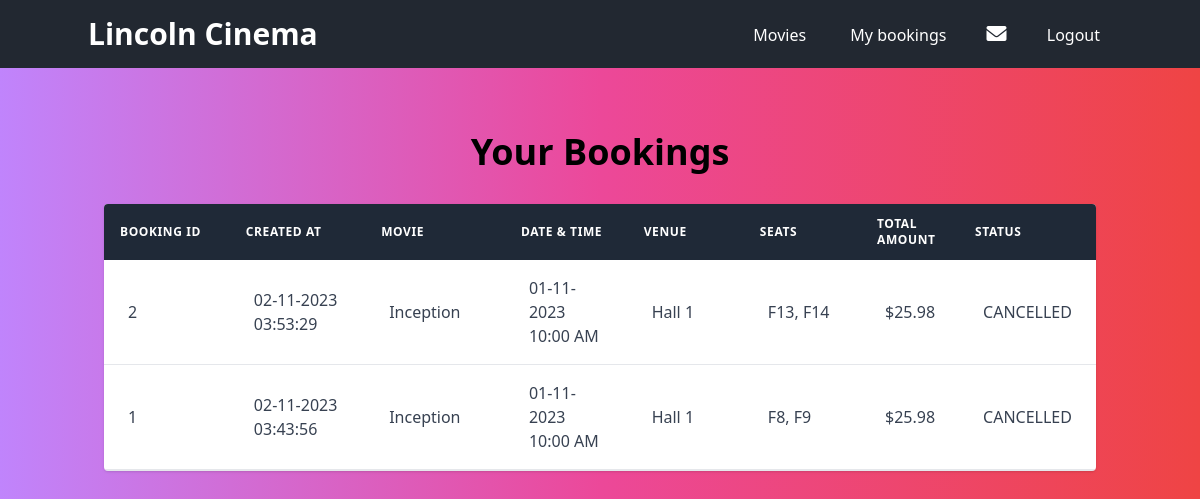
Page /bookings (signed in) on the earlier database version.
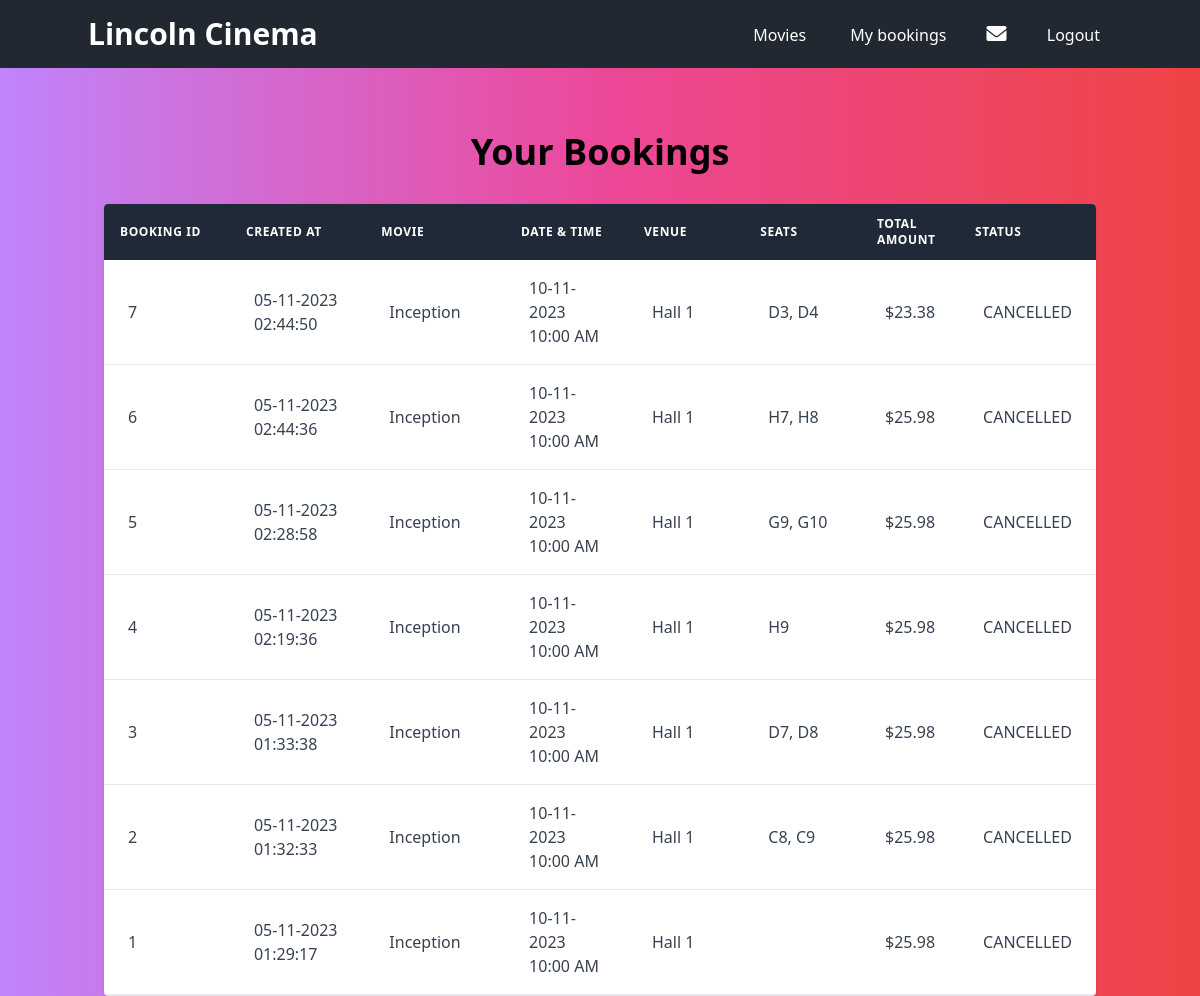
Same page on the later database version.
### app/models/movieModel.py (models this page shows, shortened)
class Booking(db.Model):
    __tablename__ = 'bookings'
    id = db.Column(db.Integer, primary_key=True)
    userId = db.Column(db.Integer, db.ForeignKey("users.id"))
    user = relationship('User', back_populates='bookings')
    numberOfSeats = db.Column(db.Integer, nullable=False)
    createdOn = db.Column(db.DateTime, nullable=False)
    status = db.Column(db.Enum(BookingStatus), nullable=False)
    screeningId = db.Column(db.Integer, db.ForeignKey('screenings.id'))
    screening = relationship('Screening', back_populates='bookings')
    orderTotal = db.Column(db.Float, nullable=False)
    paymentId = db.Column(db.Integer, db.ForeignKey('payments.id'))
    payment = relationship('Payment', back_populates='booking', uselist=False)
    seats = relationship('CinemaHallSeat', backref='bookings')

class ScreeningValidationMixin:
    def isActiveScreening(self) -> bool:
        if self.status == ScreeningStatus.ACTIVE:
            return True
        return False

class Movie(db.Model, ScreeningValidationMixin):
    __tablename__ = 'movies'
    id = db.Column(db.Integer, primary_key=True)
    title = db.Column(db.String, nullable=False)
    language = db.Column(db.String)
    genre = db.Column(db.String)
    releaseDate = db.Column(db.DateTime)
    durationMins = db.Column(db.Integer)
    country = db.Column(db.String)
    description = db.Column(db.String)
    status = db.Column(db.Enum(MovieStatus), nullable=False, default=MovieStatus.ACTIVE)
    screenings = relationship("Screening", backref="movies")

class BookingListFilterMixin:
    @staticmethod
    def filteredBooking(bookingList: ["Booking"]) -> ["Booking"]:
        filteredBookingList = []
        for booking in bookingList:
            if booking.status == BookingStatus.PENDING or booking.status == BookingStatus.CONFIRMED:
                filteredBookingList.append(booking)
        return filteredBookingList

class Screening(db.Model, ScreeningValidationMixin, BookingListFilterMixin):
    __tablename__ = 'screenings'
    id = db.Column(db.Integer, primary_key=True)
    screeningDate = db.Column(db.DateTime, nullable=False)
    startTime = db.Column(db.DateTime, nullable=False)
    endTime = db.Column(db.DateTime, nullable=False)
    hallId = db.Column(db.Integer, db.ForeignKey('cinemaHalls.id'))
    status = db.Column(db.Enum(ScreeningStatus), nullable=False, default=ScreeningStatus.ACTIVE)
    movieId = db.Column(db.Integer, db.ForeignKey('movies.id'))
    movie = relationship('Movie', back_populates='screenings')
    hall = relationship('CinemaHall', back_populates='screenings')
    bookings = relationship('Booking', back_populates='screening')

class CinemaHall(db.Model):
    __tablename__ = 'cinemaHalls'
    id = db.Column(db.Integer, primary_key=True)
    name = db.Column(db.String, nullable=False)
    totalSeats = db.Column(db.Integer, nullable=False)
    seats = relationship('CinemaHallSeat', back_populates='hall')
    screenings = relationship('Screening', back_populates='hall')

### app/models/paymentModel.py (models this page shows, shortened)
class Payment(db.Model):
    __tablename__ = 'payments'
    id = db.Column(db.Integer, primary_key=True)
    originalAmount = db.Column(db.Float, nullable=False)
    discountedAmount = db.Column(db.Float, nullable=False)
    createdOn = db.Column(db.DateTime, nullable=False)
    type = db.Column(db.String(50))
    couponId = db.Column(db.String, db.ForeignKey('coupons.id'))
    coupon = relationship('Coupon', backref='payments')
    booking = relationship('Booking', back_populates='payment', uselist=False)
    __mapper_args__ = {
        'polymorphic_on': type,
        'polymorphic_identity': 'payment'
    }

### app/routes/routes.py (the view)
@movie_bp.route('/bookings', methods=['GET'])
@login_required
def viewBookings():
    return MovieController.viewBookings(session['userId'])

### app/controllers/movieController.py (called while the page is built)
    @staticmethod
    def viewBookings(userId: int):
        user = User.getUserById(userId)
        if user.type == "customer":
            bookingList = user.getBookingList()
        if user.type == "staff":
            bookingList = Booking.getAllBookings()
        return render_template('bookings.html', bookingList=bookingList)

### app/models/movieModel.py (called while the page is built)
    @property
    def seatNumber(self):
        return f"{self.seatRow}{self.seatColumn}"

### app/models/userModel.py (called while the page is built)
    @staticmethod
    def getUserById(userId: int) -> Union["FrontDeskStaff", "Customer", "Admin", "User"]:
        return User.query.get(userId)

    def getBookingList(self) -> List[Booking]:
        return Booking.query.filter_by(userId=self.id).order_by(desc(Booking.createdOn)).all()

### app/routes/routes.py (called while the page is built)
def login_required(f):
    @wraps(f)
    def wrapper(*args, **kwargs):
        if 'userId' not in session:
            return redirect(url_for('auth.login', next=request.url))
        return f(*args, **kwargs)
    return wrapper

### app/templates/bookings.html (shortened to what this page needs)
{% extends 'base.html' %}
{% block content %}
<div class="container mx-auto px-4 pt-16">
    <h2 class="text-4xl font-bold mb-8 text-center">Your Bookings</h2>
    <div class="shadow overflow-hidden rounded border-b border-gray-200">
        <table class="min-w-full bg-white">
            <thead class="bg-gray-800 text-white">
                <tr>
                    <th class="w-1/6 py-3 px-4 text-left text-xs font-semibold uppercase tracking-wider">
                        Booking ID
                    </th>
                    <th class="w-1/6 py-3 px-4 text-left text-xs font-semibold uppercase tracking-wider">
                        Created at
                    </th>
                    <th class="w-1/6 py-3 px-4 text-left text-xs font-semibold uppercase tracking-wider">
                        Movie
                    </th>
                    <th class="w-1/6 py-3 px-4 text-left text-xs font-semibold uppercase tracking-wider">
                        Date & Time
                    </th>
                    <th class="w-1/6 py-3 px-4 text-left text-xs font-semibold uppercase tracking-wider">
                        Venue
                    </th>
                    <th class="w-1/6 py-3 px-4 text-left text-xs font-semibold uppercase tracking-wider">
                        Seats
                    </th>
                    <th class="w-1/6 py-3 px-4 text-left text-xs font-semibold uppercase tracking-wider">
                        Total Amount
                    </th>
                    <th class="w-1/6 py-3 px-4 text-left text-xs font-semibold uppercase tracking-wider">
                        Status
                    </th>
                </tr>
            </thead>
            <tbody class="text-gray-700">
                {% for booking in bookingList %}
                <tr class="hover:bg-gray-100" data-screening-date="{{ booking.screening.startTime.strftime('%Y-%m-%d') }}">
                    <td class="py-4 px-6 border-b border-gray-200 items-center">{{ booking.id }}</td>
                    <td class="py-4 px-6 border-b border-gray-200 items-center">{{ booking.createdOn.strftime('%d-%m-%Y %I:%M:%S') }}</td>
                    <td class="py-4 px-6 border-b border-gray-200 items-center">{{ booking.screening.movie.title }}</td>
                    <td class="py-4 px-6 border-b border-gray-200 items-center"><span class="block">{{ booking.screening.screeningDate.strftime('%d-%m-%Y') }}</span><span class="block">{{ booking.screening.startTime.strftime('%I:%M %p') }}</span></td>
                    <td class="py-4 px-6 border-b border-gray-200 items-center">{{ booking.screening.hall.name }}</td>
                    <td class="py-4 px-6 border-b border-gray-200 items-center">{{ booking.seats|map(attribute='seatNumber')|join(", ") }}</td>
                    <td class="py-4 px-6 border-b border-gray-200 items-center">{%if booking.payment.discountedAmount%}${%else%}--{%endif%}{{ booking.payment.discountedAmount }}</td>
                    <td class="py-4 px-6 border-b border-gray-200 items-center">
                        <div class="inline-flex items-center w-full justify-between">
                        {{ booking.status.name }}
                        </div>
                    </td>
                </tr>
                {% endfor %}
            </tbody>
        </table>
    </div>
</div>
{% endblock %}

Differences in the rows shown:
added Booking: id "7", createdOn "05-11-2023 02:44:50", screening.movie "Inception", screening.screeningDate "10-11-2023", screening.startTime "10:00 AM", screening.hall.name "Hall 1", seats|map "D3, D4", payment.discountedAmount "23.38", status.name "CANCELLED"
now on this page (row edited): Booking: id "6", createdOn "05-11-2023 02:44:36", screening.movie "Inception", screening.screeningDate "10-11-2023", screening.startTime "10:00 AM", screening.hall.name "Hall 1", seats|map "H7, H8", payment.discountedAmount "25.98", status.name "CANCELLED"
now on this page (row edited): Booking: id "5", createdOn "05-11-2023 02:28:58", screening.movie "Inception", screening.screeningDate "10-11-2023", screening.startTime "10:00 AM", screening.hall.name "Hall 1", seats|map "G9, G10", payment.discountedAmount "25.98", status.name "CANCELLED"
now on this page (row edited): Booking: id "4", createdOn "05-11-2023 02:19:36", screening.movie "Inception", screening.screeningDate "10-11-2023", screening.startTime "10:00 AM", screening.hall.name "Hall 1", seats|map "H9", payment.discountedAmount "25.98", status.name "CANCELLED"
now on this page (row edited): Booking: id "3", createdOn "05-11-2023 01:33:38", screening.movie "Inception", screening.screeningDate "10-11-2023", screening.startTime "10:00 AM", screening.hall.name "Hall 1", seats|map "D7, D8", payment.discountedAmount "25.98", status.name "CANCELLED"
changed Booking id 2: createdOn "02-11-2023 03:53:29" → "05-11-2023 01:32:33"; screening.screeningDate "01-11-2023" → "10-11-2023"; seats|map "F13, F14" → "C8, C9"
changed Booking id 1: createdOn "02-11-2023 03:43:56" → "05-11-2023 01:29:17"; screening.screeningDate "01-11-2023" → "10-11-2023"; seats|map "F8, F9" → (not shown)
